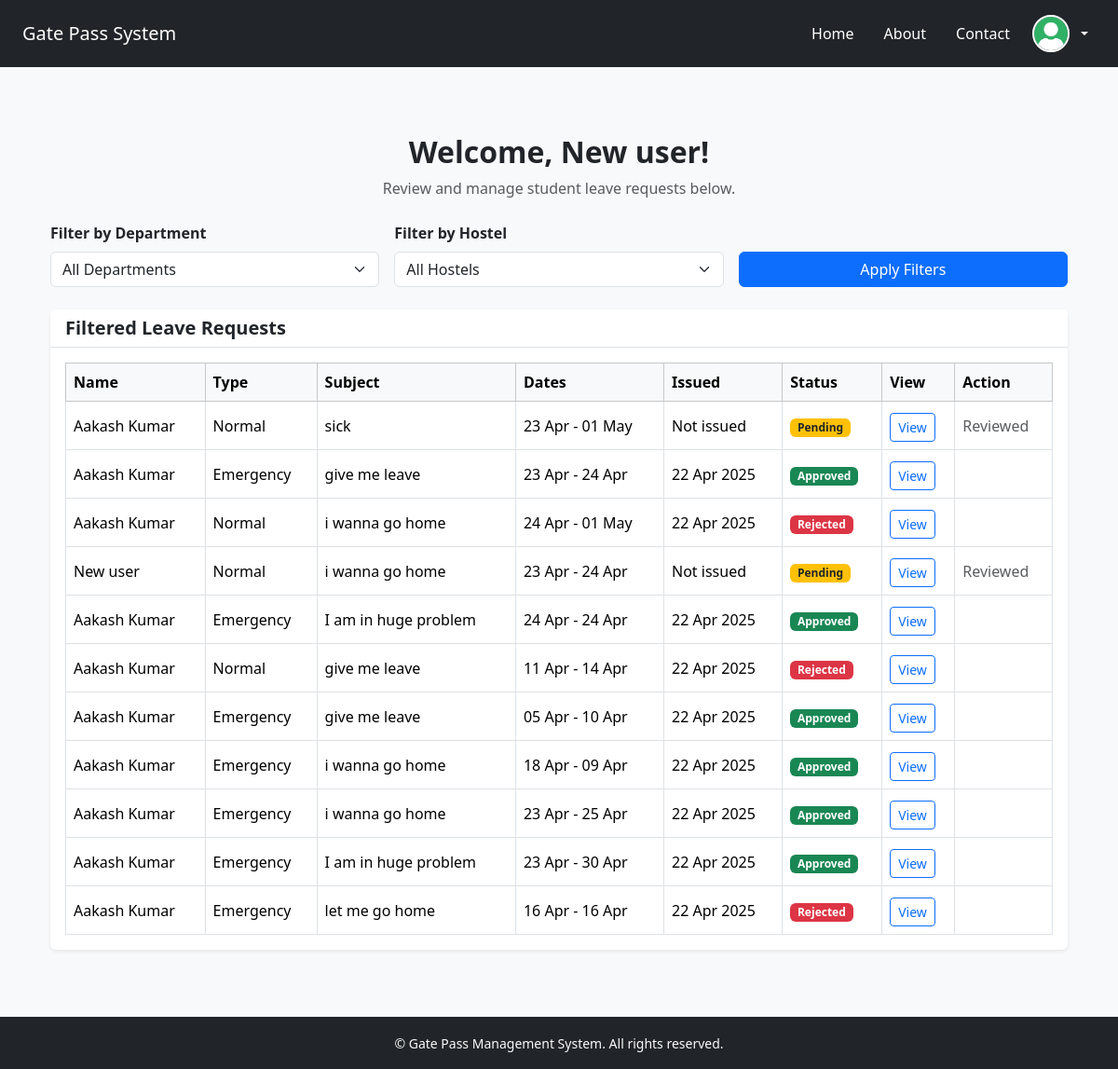
/faculty/faculty_dashboard (signed in), run on the app's committed database.
### app/models.py (models this page shows)
class User(db.Model, UserMixin):
    id = db.Column(db.Integer, primary_key=True)
    username = db.Column(db.String(50), unique=True, nullable=False)
    email = db.Column(db.String(100), unique=True, nullable=False)
    password = db.Column(db.String(100), nullable=False)
    name = db.Column(db.String(100), nullable=False)
    dob = db.Column(db.Date)
    mobile = db.Column(db.String(15))
    usertype = db.Column(db.String(255))
    photo = db.Column(db.String(255))
    student_profile = db.relationship('Student', backref='user', uselist=False)
    faculty_profile = db.relationship('Faculty', backref='user', uselist=False)

class LeaveRequest(db.Model):
    id = db.Column(db.Integer, primary_key=True)
    student_id = db.Column(db.Integer, db.ForeignKey('student.id'), nullable=False)
    type = db.Column(db.String(50))  # e.g. Medical, Personal, etc.
    subject = db.Column(db.String(100))
    description = db.Column(db.Text)
    starting_date = db.Column(db.Date)
    ending_date = db.Column(db.Date)
    issue_date = db.Column(db.DateTime)
    parents_number = db.Column(db.String(15))
    approvedby_teacher = db.Column(db.String(100))
    approvedby_hod = db.Column(db.String(100))
    approvedby_warden = db.Column(db.String(100))
    final_status = db.Column(db.String(50))  # e.g. Pending, Approved, Rejected

### app/routes/faculty_routes.py (the view)
@faculty_bp.route('/faculty_dashboard')
@login_required
def faculty_dashboard():
    department_filter = request.args.get('department')
    hostel_filter = request.args.get('hostel')
    query = LeaveRequest.query.join(Student).join(User)
    if department_filter:
        query = query.filter(Student.branch == department_filter)
    if hostel_filter:
        query = query.filter(Student.hostel == hostel_filter)
    leave_requests = query.order_by(LeaveRequest.id.desc()).all()
    departments = [s.branch for s in Student.query.distinct(Student.branch)]
    hostels = [s.hostel for s in Student.query.distinct(Student.hostel)]
    return render_template(
        'dashboard/faculty_dashboard.html',
        leave_requests=leave_requests,
        departments=departments,
        hostels=hostels,
        selected_department=department_filter,
        selected_hostel=hostel_filter
    )

### app/__init__.py (called while the page is built)
@login_manager.user_loader
def load_user(user_id):
    return User.query.get(int(user_id))

### app/templates/dashboard/faculty_dashboard.html (shortened to what this page needs)
{% extends "base.html" %}
{% block content %}
<div class="container py-5">
  <div class="text-center mb-4">
    <h2 class="fw-bold">Welcome, {{ current_user.name }}!</h2>
    <p class="text-muted">Review and manage student leave requests below.</p>
  </div>
  <form method="GET" action="{{ url_for('faculty.faculty_dashboard') }}" class="row g-3 mb-4">
    <div class="col-md-4">
      <label for="department" class="form-label fw-semibold">Filter by Department</label>
      <select name="department" class="form-select" id="department">
        <option value="">All Departments</option>
      </select>
    </div>
    <div class="col-md-4">
      <label for="hostel" class="form-label fw-semibold">Filter by Hostel</label>
      <select name="hostel" class="form-select" id="hostel">
        <option value="">All Hostels</option>
      </select>
    </div>
    <div class="col-md-4 d-flex align-items-end">
      <button type="submit" class="btn btn-primary w-100">Apply Filters</button>
    </div>
  </form>
  {% if leave_requests %}
  <div class="card shadow-sm border-0">
    <div class="card-header bg-white border-bottom">
      <h5 class="mb-0 fw-semibold">Filtered Leave Requests</h5>
    </div>
    <div class="card-body p-3">
      <div class="table-responsive">
        <table class="table table-bordered table-hover align-middle mb-0">
          <thead class="table-light">
            <tr>
              <th>Name</th>
              <th>Type</th>
              <th>Subject</th>
              <th>Dates</th>
              <th>Issued</th>
              <th>Status</th>
              <th>View</th>
              <th>Action</th>
            </tr>
          </thead>
          <tbody>
            {% for request in leave_requests %}
            <tr>
              <td>{{ request.student.user.name }}</td>
              <td>{{ request.type|capitalize }}</td>
              <td>{{ request.subject }}</td>
              <td>{{ request.starting_date.strftime('%d %b') }} - {{ request.ending_date.strftime('%d %b') }}</td>
              <td>{{ request.issue_date.strftime('%d %b %Y') if request.issue_date else 'Not issued' }}</td>
              <td>
                {% if request.final_status == 'Pending' %}
                  <span class="badge bg-warning text-dark">Pending</span>
                {% elif request.final_status == 'Approved' %}
                  <span class="badge bg-success">Approved</span>
                {% elif request.final_status == 'Rejected' %}
                  <span class="badge bg-danger">Rejected</span>
                {% endif %}
              </td>
              <td>
                <a href="{{ url_for('faculty.view_student', leave_id=request.id) }}" class="btn btn-outline-primary btn-sm mt-1">View</a>
              </td>
              <td>
                {% if request.final_status == 'Pending' %}
                  {% if (request.approvedby_hod == "Pending" and current_user.faculty_profile.role == 'hod') or
                        (request.approvedby_warden == "Pending" and current_user.faculty_profile.role == 'warden') or
                        (request.approvedby_teacher == "Pending" and current_user.faculty_profile.role == 'teacher') %}
                    <form method="POST" action="{{ url_for('faculty.approve_leave', leave_id=request.id) }}" style="display:inline;">
                      <button type="submit" class="btn btn-success btn-sm">Approve</button>
                    </form>
                    <form method="POST" action="{{ url_for('faculty.reject_leave', leave_id=request.id) }}" style="display:inline;">
                      <button type="submit" class="btn btn-danger btn-sm">Reject</button>
                    </form>
                  {% else %}
                    <span class="text-muted">Reviewed</span>
                  {% endif %}
                {% endif %}
              </td>
            </tr>
            {% endfor %}
          </tbody>
        </table>
      </div>
    </div>
  </div>
  {% else %}
    <p class="text-muted text-center">No leave requests found for the selected filters.</p>
  {% endif %}
</div>
{% endblock %}

### data on the page
User: name "New user"
LeaveRequest: student.user.name "Aakash Kumar", type "Normal", subject "sick", starting_date "23 Apr", ending_date "01 May", issue_date "Not issued", final_status "Pending"
LeaveRequest: student.user.name "Aakash Kumar", type "Emergency", subject "give me leave", starting_date "23 Apr", ending_date "24 Apr", issue_date "22 Apr 2025", final_status "Approved"
LeaveRequest: student.user.name "Aakash Kumar", type "Normal", subject "i wanna go home", starting_date "24 Apr", ending_date "01 May", issue_date "22 Apr 2025", final_status "Rejected"
LeaveRequest: student.user.name "New user", type "Normal", subject "i wanna go home", starting_date "23 Apr", ending_date "24 Apr", issue_date "Not issued", final_status "Pending"
LeaveRequest: student.user.name "Aakash Kumar", type "Emergency", subject "I am in huge problem", starting_date "24 Apr", ending_date "24 Apr", issue_date "22 Apr 2025", final_status "Approved"
LeaveRequest: student.user.name "Aakash Kumar", type "Normal", subject "give me leave", starting_date "11 Apr", ending_date "14 Apr", issue_date "22 Apr 2025", final_status "Rejected"
LeaveRequest: student.user.name "Aakash Kumar", type "Emergency", subject "give me leave", starting_date "05 Apr", ending_date "10 Apr", issue_date "22 Apr 2025", final_status "Approved"
LeaveRequest: student.user.name "Aakash Kumar", type "Emergency", subject "i wanna go home", starting_date "18 Apr", ending_date "09 Apr", issue_date "22 Apr 2025", final_status "Approved"
LeaveRequest: student.user.name "Aakash Kumar", type "Emergency", subject "i wanna go home", starting_date "23 Apr", ending_date "25 Apr", issue_date "22 Apr 2025", final_status "Approved"
LeaveRequest: student.user.name "Aakash Kumar", type "Emergency", subject "I am in huge problem", starting_date "23 Apr", ending_date "30 Apr", issue_date "22 Apr 2025", final_status "Approved"
LeaveRequest: student.user.name "Aakash Kumar", type "Emergency", subject "let me go home", starting_date "16 Apr", ending_date "16 Apr", issue_date "22 Apr 2025", final_status "Rejected"
